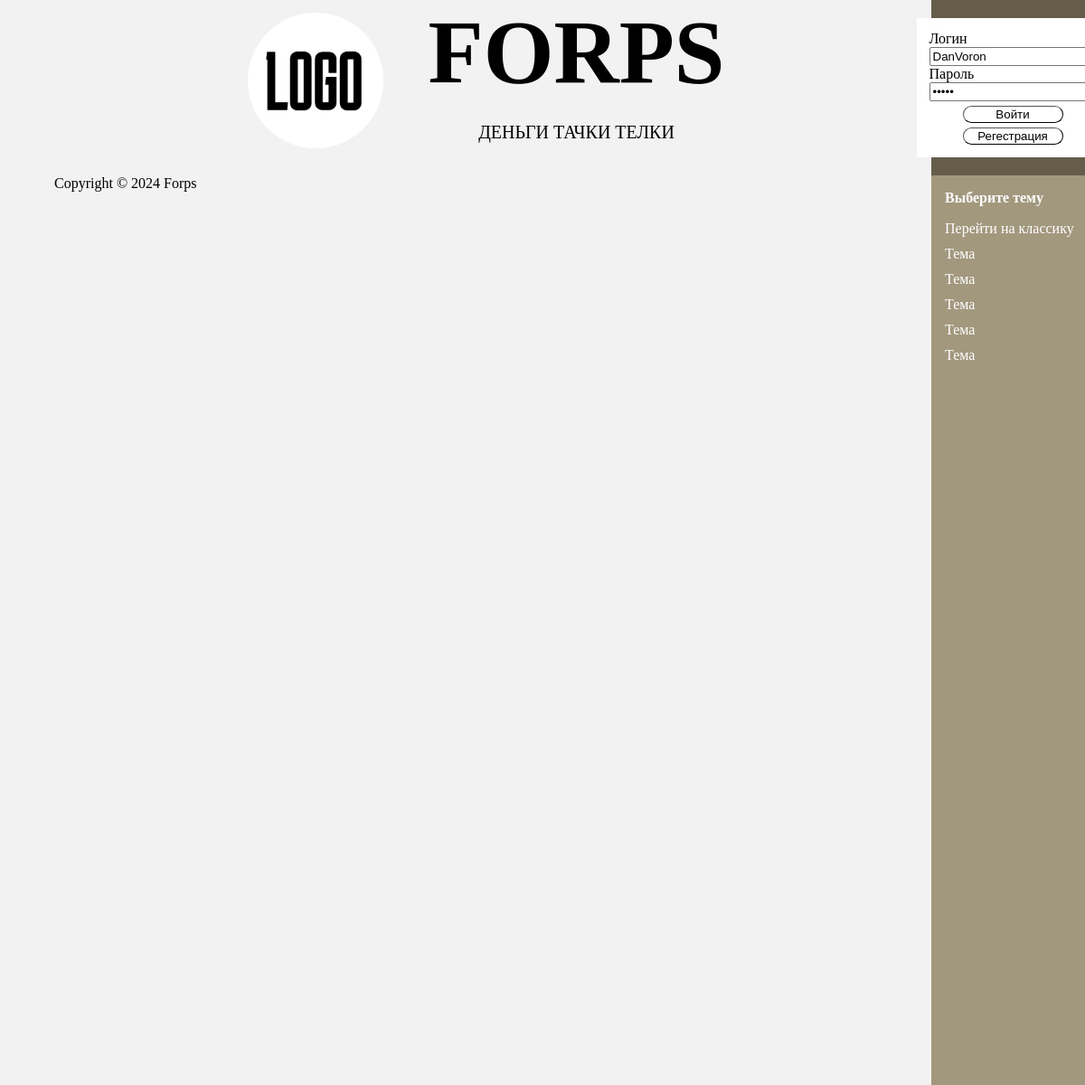
/coffee/, run on an earlier commit of the app's database.
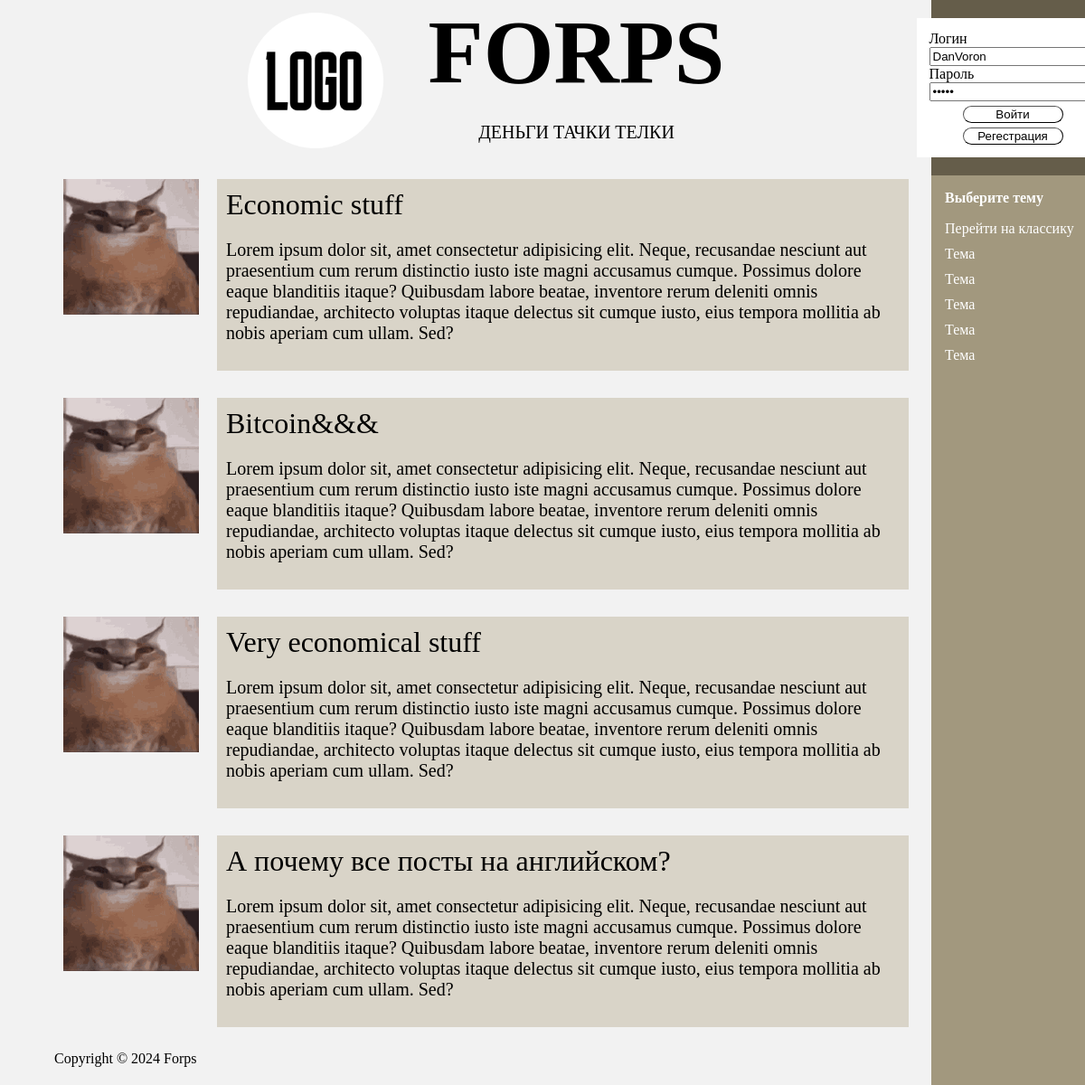
And on a later commit of the database.
### myapp1/models.py (models this page shows, shortened)
class Posts(models.Model):
    header=models.CharField(max_length=40,blank=False)
    text=models.CharField(max_length=350,blank=False)

### myapp1/views.py (the view)
# urls.py: path('coffee/',coffe_page,name="coffee"),
def coffe_page(request):
    all_posts = Posts.objects.all()
    return render(request, 'Coffee.html', context={'data':all_posts})#контекст для передачи

### templates/Coffee.html (shortened to what this page needs)
{% load static %}
<!DOCTYPE html>
<html lang="en">
<head>
    <link rel="stylesheet" href="{% static 'css/CoffeeStyles.css'%}">
</head>
<body>
    <div class="splitter">
        <div class="left">
            <header>
                <img id="logo" src="{% static 'img/Group 49.png'%}" alt="logo">
                <div class="headertextcontainer">
                <h1>FORPS</h1>
                <p class="headerp">ДЕНЬГИ ТАЧКИ ТЕЛКИ</p>
                </div>
            </header>
            <main>
                {%for i in data%}
                    <div class="post">
                    <img src="{% static 'img/яжду-floppa.gif'%}" alt="">
                    <div class="textcontainer">
                        <a class="postHeader" href="{% url 'post_list' i.pk %}">{{i.header}}</a>
                        <p class="postParagrhaph">{{i.text}}</p>
                    </div>
                </div>
                {%endfor%}
            </main>
            <footer><p>Copyright © 2024 Forps</p></footer>
        </div>
        <div class="right">
                <div class="RegLogContaienr" >
                   <div class="whitecube">
                    <label>Логин <br> <input type="text"  value="DanVoron"></label>
                    <label>Пароль <br><input type="password" value="12345" p></label>
                    <button class="AuthButt">Войти</button>
                    <button class="AuthButt">Регестрация</button>
                   </div>
                </div>
            <div class="themescontainer">
                <p>Выберите тему</p>
                <a class="themebutt" href="{% url 'index' %}" targer="_blank">Перейти на классику</a>
                <a class="themebutt" href="google.com" targer="_blank">Тема</a>
                <a class="themebutt" href="google.com" targer="_blank">Тема</a>
                <a class="themebutt" href="google.com" targer="_blank">Тема</a>
                <a class="themebutt" href="google.com" targer="_blank">Тема</a>
                <a class="themebutt" href="google.com" targer="_blank">Тема</a>
            </div>
        </div>
    </div>
</body>
</html>

What changed in the data, as far as the page shows it:
added Posts: header "Economic stuff", text "Lorem ipsum dolor sit, amet consectetur adipisicing elit. Neque, recusandae nesciunt aut praesentium cum rerum distinctio iusto iste magni accusamus cumque. Possimus dolore eaque blanditiis itaque? Quibusdam labore beatae, inventore rerum deleniti omnis repudiandae, architecto voluptas itaque delectus sit cumque iusto, eius tempora mollitia ab nobis aperiam cum ullam. Sed?"
added Posts: header "Bitcoin&&&", text "Lorem ipsum dolor sit, amet consectetur adipisicing elit. Neque, recusandae nesciunt aut praesentium cum rerum distinctio iusto iste magni accusamus cumque. Possimus dolore eaque blanditiis itaque? Quibusdam labore beatae, inventore rerum deleniti omnis repudiandae, architecto voluptas itaque delectus sit cumque iusto, eius tempora mollitia ab nobis aperiam cum ullam. Sed?"
added Posts: header "Very economical stuff", text "Lorem ipsum dolor sit, amet consectetur adipisicing elit. Neque, recusandae nesciunt aut praesentium cum rerum distinctio iusto iste magni accusamus cumque. Possimus dolore eaque blanditiis itaque? Quibusdam labore beatae, inventore rerum deleniti omnis repudiandae, architecto voluptas itaque delectus sit cumque iusto, eius tempora mollitia ab nobis aperiam cum ullam. Sed?"
added Posts: header "А почему все посты на английском?", text "Lorem ipsum dolor sit, amet consectetur adipisicing elit. Neque, recusandae nesciunt aut praesentium cum rerum distinctio iusto iste magni accusamus cumque. Possimus dolore eaque blanditiis itaque? Quibusdam labore beatae, inventore rerum deleniti omnis repudiandae, architecto voluptas itaque delectus sit cumque iusto, eius tempora mollitia ab nobis aperiam cum ullam. Sed?"
